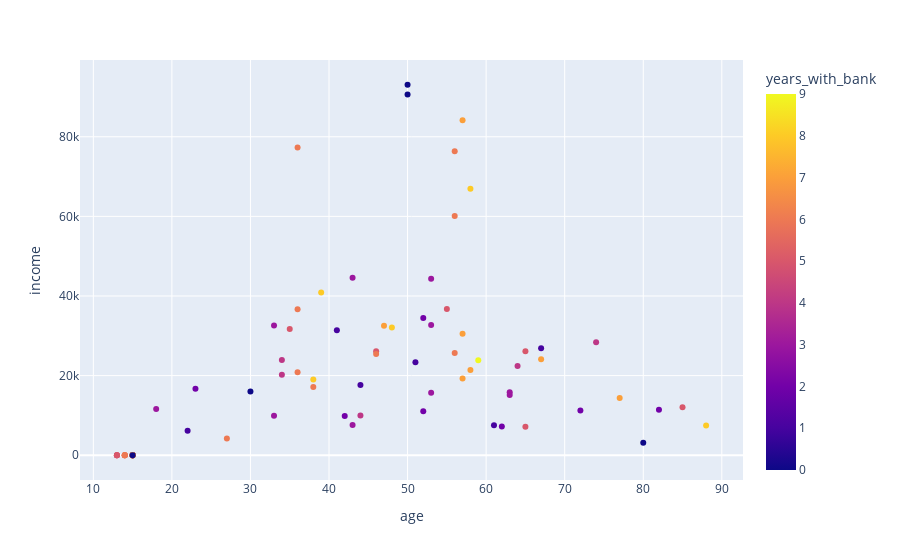

Write notebook code for a chart like this one.
### Code cell
px.scatter(inactiveCustomer,x='age', y='income',color='years_with_bank')
#

### Figure 1 — Plotly figure (JSON) as saved in the notebook; plotly's stock layout.template omitted (floating-point values rounded to 4 significant figures)
{"data": [{"hovertemplate": "age=%{x}<br>income=%{y}<br>years_with_bank=%{marker.color}<extra></extra>", "legendgroup": "", "marker": {"color": [5, 3, 1, 1, 0, 0, 8, 6, 2, 0, 0, 7, 6, 8, 6, 3, 8, 6, 7, 4, 3, 6, 4, 7, 7, 1, 7, 5, 9, 7, 6, 6, 0, 6, 5, 7, 5, 5, 6, 0, 3, 2, 4, 4, 5, 8, 2, 7, 7, 6, 6, 0, 5, 7, 6, 8, 7, 2, 3, 0, 3, 7, 1, 6, 1, 5, 3, 2, 7, 5, 5, 1, 3, 2, 3, 5, 6, 2, 4, 3, 3, 0], "coloraxis": "coloraxis", "symbol": "circle"}, "mode": "markers", "name": "", "orientation": "v", "showlegend": false, "type": "scatter", "x": [46, 53, 44, 51, 15, 80, 58, 56, 52, 15, 30, 15, 36, 88, 14, 63, 39, 36, 57, 64, 33, 14, 74, 57, 47, 22, 15, 15, 59, 57, 56, 38, 15, 56, 85, 15, 13, 13, 46, 15, 15, 52, 34, 44, 13, 48, 72, 77, 67, 36, 14, 50, 35, 58, 27, 38, 15, 82, 53, 50, 18, 15, 61, 14, 67, 13, 53, 23, 15, 65, 65, 41, 43, 62, 43, 55, 14, 42, 34, 33, 63, 15], "xaxis": "x", "y": [26150, 15684, 17622, 23351, 0, 3158, 66930, 60104, 34473, 0, 15993, 0, 20855, 7495, 0, 15795, 40898, 36675, 30500, 22437, 9916, 0, 28402, 84120, 32551, 6144, 0, 0, 23843, 19300, 25681, 17165, 0, 76376, 12033, 0, 0, 0, 25426, 0, 0, 11074, 23896, 9999, 0, 32065, 11244, 14357, 24090, 77322, 0, 90592, 31732, 21384, 4184, 19041, 0, 11410, 32728, 93060, 11600, 0, 7534, 0, 26848, 0, 44307, 16718, 0, 26138, 7154, 31379, 7617, 7230, 44592, 36761, 0, 9848, 20218, 32581, 15139, 0], "yaxis": "y"}], "layout": {"coloraxis": {"colorbar": {"title": {"text": "years_with_bank"}}, "colorscale": [[0, "#0d0887"], [0.1111, "#46039f"], [0.2222, "#7201a8"], [0.3333, "#9c179e"], [0.4444, "#bd3786"], [0.5556, "#d8576b"], [0.6667, "#ed7953"], [0.7778, "#fb9f3a"], [0.8889, "#fdca26"], [1, "#f0f921"]]}, "legend": {"tracegroupgap": 0}, "margin": {"t": 60}, "xaxis": {"anchor": "y", "domain": [0, 1], "title": {"text": "age"}}, "yaxis": {"anchor": "x", "domain": [0, 1], "title": {"text": "income"}}}}
